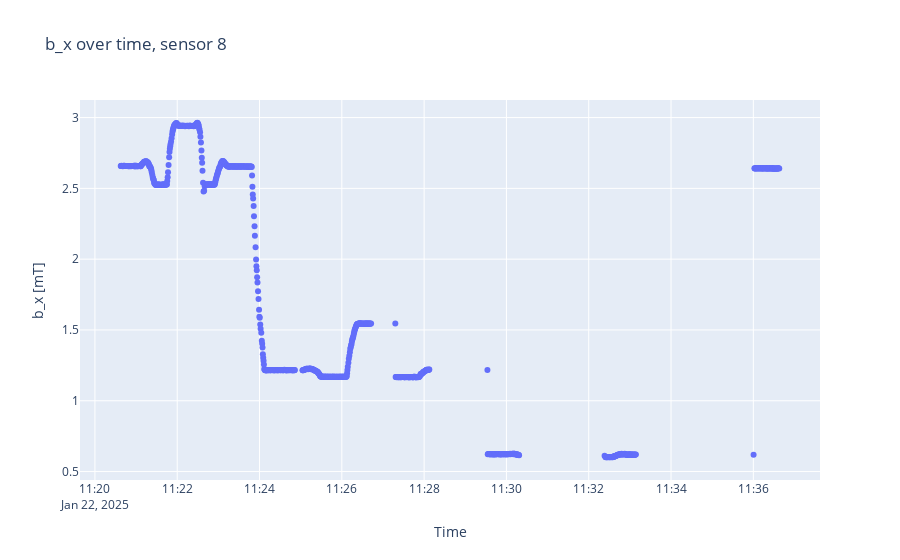
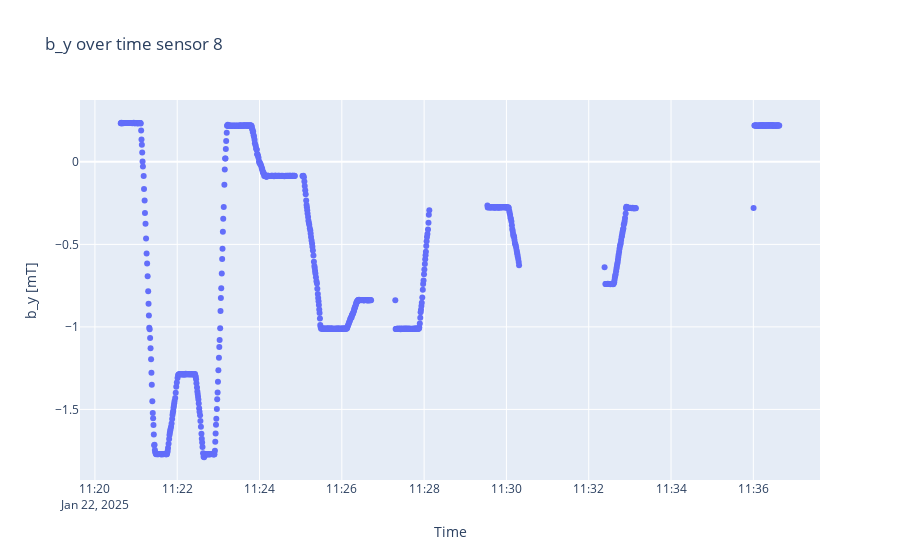
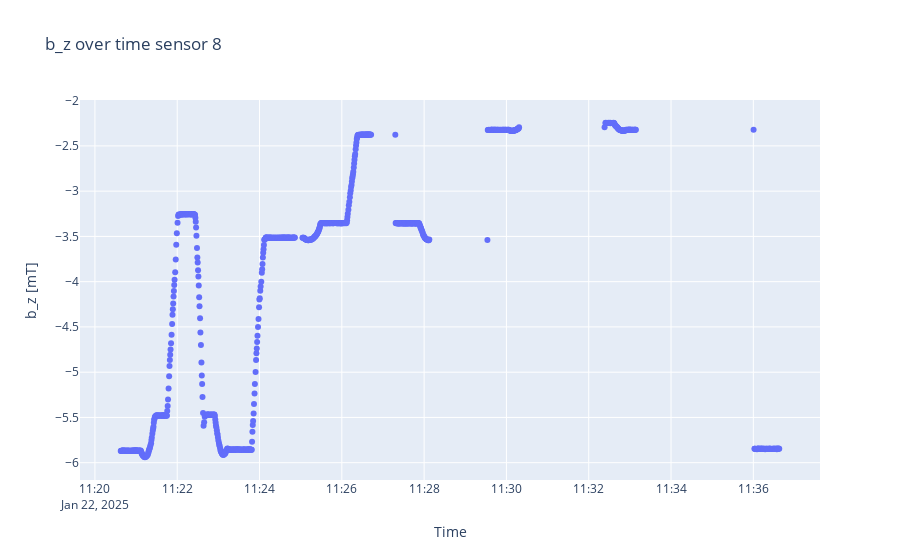

The cell these charts' notebook holds for them, in order:
### Code cell
sensorplots(B, timestamps, 8)

### Figure 1 — Plotly figure (JSON) as saved in the notebook; plotly's stock layout.template omitted (floating-point values rounded to 4 significant figures; data arrays with more than 128 entries replaced by an {"elided": "..."} marker saying what was removed)
{"data": [{"mode": "markers", "type": "scatter", "x": {"elided": "881 str values"}, "y": {"elided": "881 float values"}}], "layout": {"title": {"text": "b_x over time, sensor 8"}, "xaxis": {"title": {"text": "Time"}}, "yaxis": {"scaleanchor": "y", "title": {"text": "b_x [mT]"}}}}

### Figure 2 — Plotly figure (JSON) as saved in the notebook; plotly's stock layout.template omitted (floating-point values rounded to 4 significant figures; data arrays with more than 128 entries replaced by an {"elided": "..."} marker saying what was removed)
{"data": [{"mode": "markers", "type": "scatter", "x": {"elided": "881 str values"}, "y": {"elided": "881 float values"}}], "layout": {"title": {"text": "b_y over time sensor 8"}, "xaxis": {"title": {"text": "Time"}}, "yaxis": {"scaleanchor": "y", "title": {"text": "b_y [mT]"}}}}

### Figure 3 — Plotly figure (JSON) as saved in the notebook; plotly's stock layout.template omitted (floating-point values rounded to 4 significant figures; data arrays with more than 128 entries replaced by an {"elided": "..."} marker saying what was removed)
{"data": [{"mode": "markers", "type": "scatter", "x": {"elided": "881 str values"}, "y": {"elided": "881 float values"}}], "layout": {"title": {"text": "b_z over time sensor 8"}, "xaxis": {"title": {"text": "Time"}}, "yaxis": {"scaleanchor": "y", "title": {"text": "b_z [mT]"}}}}
